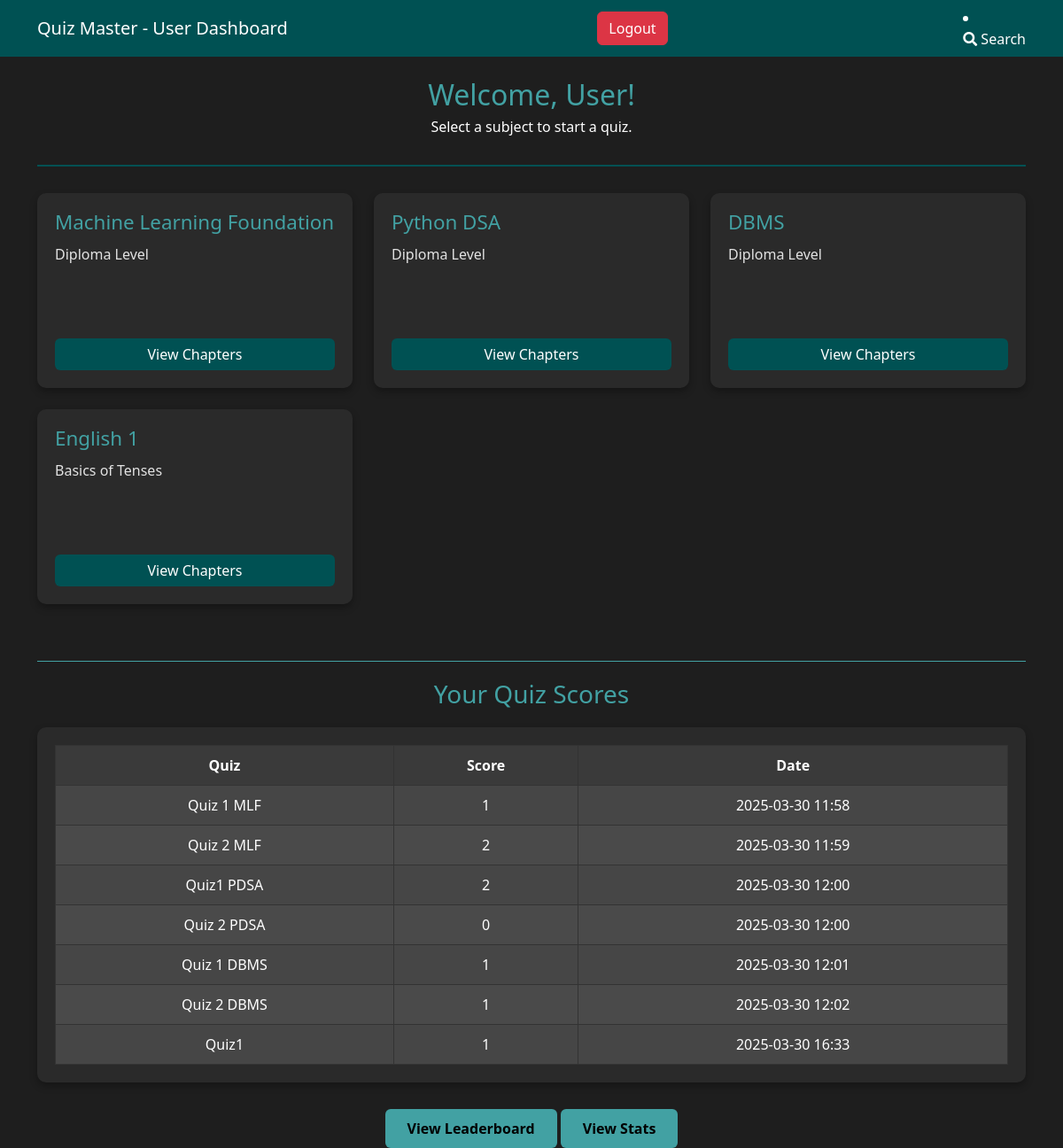
Screenshot of /user_dashboard (signed in) with the database file from the repository.
### model.py (models this page shows, shortened)
class User(db.Model, UserMixin):
    id=db.Column(db.Integer,primary_key=True)
    username=db.Column(db.String(45),unique=True,nullable=False)
    email=db.Column(db.String(100),unique=True,nullable=False)
    password=db.Column(db.String(50),nullable=False)
    full_name=db.Column(db.String(100),nullable=False)
    qualification=db.Column(db.String(75))
    dob=db.Column(db.Date)
    role=db.Column(db.String(20),nullable=False)
    def is_admin(self):
        return self.role == 'admin'

class Subject(db.Model):
    id=db.Column(db.Integer,primary_key=True)
    subject_name=db.Column(db.String(50),nullable=False)
    description=db.Column(db.Text)

class Score(db.Model):
    id=db.Column(db.Integer,primary_key=True)
    quiz_id=db.Column(db.Integer,db.ForeignKey('quiz.id'),nullable=False)
    user_id=db.Column(db.Integer,db.ForeignKey('user.id'),nullable=False)
    timestamp=db.Column(db.DateTime,default=datetime.utcnow)
    total_score=db.Column(db.Integer,nullable=False)
    user=db.relationship('User', backref=db.backref('scores',lazy=True))
    quiz=db.relationship('Quiz', backref=db.backref('scores',cascade='all, delete-orphan',lazy=True))

class Quiz(db.Model):
    id=db.Column(db.Integer,primary_key=True)
    name=db.Column(db.String(100), nullable=False)
    chapter_id=db.Column(db.Integer,db.ForeignKey('chapter.id'),nullable=False)
    quiz_date=db.Column(db.DateTime,default=datetime.utcnow)
    time_duration=db.Column(db.String(5)) # HH:MM format
    start_time = db.Column(db.DateTime, nullable=False)
    end_time = db.Column(db.DateTime, nullable=False)
    remarks=db.Column(db.Text)
    chapter=db.relationship('Chapter', backref=db.backref('quizzes',lazy=True))

### app.py (the view)
@app.route('/user_dashboard',methods=['GET','POST'])
@login_required
def user_dashboard():
    if current_user.is_admin():
        flash('Admins cannot access the user dashboard')
        return redirect(url_for('admin_dashboard'))
    else:
        subjects= Subject.query.all()
        scores=Score.query.filter_by(user_id=current_user.id).all()
        return render_template('user_dashboard.html',User=current_user,subjects=subjects,scores=scores)

### app.py (called while the page is built)
@login_manager.user_loader
def load_user(user_id):
    return User.query.get(int(user_id))

### templates/user_dashboard.html (shortened to what this page needs)
{% extends 'user_base.html' %}
{% block body %}
    <div class="container mt-4">
        <div class="dashboard-header">
            <h2>Welcome, {{ User.username }}!</h2>
            <p>Select a subject to start a quiz.</p>
        </div>
        <div class="row">
            {% for subject in subjects %}
            <div class="col-md-4 mb-4">
                <div class="subject-card">
                    <div class="card-body">
                        <h4 class="subject-title">{{ subject.subject_name }}</h4>
                        <p class="subject-description">{{ subject.description }}</p>
                        <a href="{{url_for('view_chapters',subject_id=subject.id)}}" class="btn btn-primary">View Chapters</a>
                    </div>
                </div>
            </div>
            {% endfor %}
        </div>
        <div class="scores-section">
            <h3>Your Quiz Scores</h3>
            <div class="table-container">
                <table class="table table-striped table-hover text-center">
                    <thead>
                        <tr>
                            <th>Quiz</th>
                            <th>Score</th>
                            <th>Date</th>
                        </tr>
                    </thead>
                    <tbody>
                        {% for score in scores %}
                        <tr>
                            <td>{{ score.quiz.name }}</td>
                            <td>{{ score.total_score }}</td>
                            <td>{{ score.timestamp.strftime('%Y-%m-%d %H:%M') }}</td>
                        </tr>
                        {% endfor %}
                    </tbody>
                </table>
            </div>
        </div>
        <div class="leaderboard-link-Stats">
            <a href="{{ url_for('leaderboard') }}" class="btn btn-info">View Leaderboard</a>
            <a href="{{url_for('summary')}}" class="btn btn-info"> View Stats</a>
        </div>
    </div>
{% endblock body %}

### templates/user_base.html (style rules this page uses)
body { background-color:#1E1E1E ; color: white ; }
.card-body { flex: 1; display: flex; flex-direction: column; }
.btn-primary { background-color:#005153; border: none; }
.table { background-color: #4A4A4A !important; color: white; border-collapse: collapse; }
.table th, .table td { background-color: #4A4A4A !important; border: 1px solid #42A1A3; color: #FFFFFF; padding: 10px; }
.table thead { background-color: #4A4A4A !important; color: #FFFFFF; }
.table tbody tr:nth-child(even) { background-color: #4A4A4A !important; }

### templates/user_dashboard.html (style rules this page uses)
.dashboard-header { text-align: center; margin-bottom: 30px; padding-bottom: 15px; border-bottom: 2px solid #005153; }
.dashboard-header h2 { color: #42A1A3; margin-bottom: 5px; }
.subject-card { background-color: #2A2A2A; border-radius: 10px; height: 220px; display: flex; flex-direction: column; box-shadow: 0 4px 8px rgba(0,0,0,0.3); transition: all 0.3s ease; overflow: hidden; }
.card-body { padding: 20px; display: flex; flex-direction: column; height: 100%; }
.subject-title { color: #42A1A3; font-size: 1.4rem; margin-bottom: 10px; }
.subject-description { flex-grow: 1; overflow: hidden; text-overflow: ellipsis; display: -webkit-box; -webkit-box-orient: vertical; color: #E2E2E2; margin-bottom: 15px; }
.btn-primary { background-color: #005153; border: none; transition: all 0.2s; margin-top: auto; }
.scores-section { margin-top: 40px; padding-top: 20px; border-top: 1px solid #42A1A3; }
.scores-section h3 { color: #42A1A3; text-align: center; margin-bottom: 20px; }
.table-container { background-color: #2A2A2A; border-radius: 10px; padding: 20px; box-shadow: 0 4px 8px rgba(0,0,0,0.3); }
.table { margin-bottom: 0; }
.table th { background-color: #3A3A3A !important; color: white; border-color: #333; }
.table td { background-color: transparent !important; border-color: #333; }
.leaderboard-link-Stats { text-align: center; margin-top: 30px; }
.btn-info { background-color: #42A1A3; border: none; padding: 10px 25px; font-weight: bold; transition: all 0.2s; }

### rows the page displays
User: username "User"
Subject: subject_name "Machine Learning Foundation", description "Diploma Level"
Subject: subject_name "Python DSA", description "Diploma Level"
Subject: subject_name "DBMS", description "Diploma Level"
Subject: subject_name "English 1", description "Basics of Tenses"
Score: quiz.name "Quiz 1 MLF", total_score "1", timestamp "2025-03-30 11:58"
Score: quiz.name "Quiz 2 MLF", total_score "2", timestamp "2025-03-30 11:59"
Score: quiz.name "Quiz1 PDSA", total_score "2", timestamp "2025-03-30 12:00"
Score: quiz.name "Quiz 2 PDSA", total_score "0", timestamp "2025-03-30 12:00"
Score: quiz.name "Quiz 1 DBMS", total_score "1", timestamp "2025-03-30 12:01"
Score: quiz.name "Quiz 2 DBMS", total_score "1", timestamp "2025-03-30 12:02"
Score: quiz.name "Quiz1", total_score "1", timestamp "2025-03-30 16:33"
